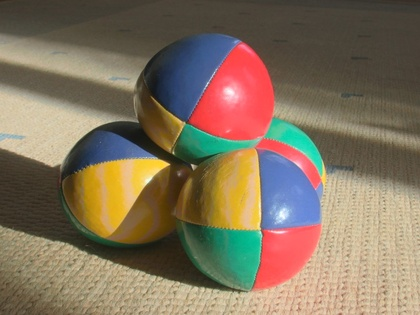
%> input picture Histogram Processing/sample1.jpg, 420 x 315 px, shrunk from 800 x 600 before the run
$ octave finalHistogram.m   (GNU Octave 9; MATLAB toolbox functions it lacks are replaced by stand-ins)
%> lines starting %> are read from the running program, lines starting %| are printed output that depends on the picture
%%
%Coded by: Amey Meher
%For queries drop a mail at: amey.meher@somaiya.edu

%%
%Original Image Probability and frequency distribution
%Read image
image1 = imread('sample1.jpg');
%> image1 is the input picture: size 315x420x3 uint8; mean R, G, B 130.8, 114.8, 93.4

%Use the function
[totalPixels,redCounts,grayLevels] = histogram(image1,1);
%> after the loop in histogram, `for i=1:rows`: counts = 256 values, max 5799 at index 255, min 0 at index 256, mean 516.8
%> totalPixels = 132300; redCounts has the same summary as counts in histogram; grayLevels = 256 values from 0 to 255
[totalPixels,greenCounts,grayLevels] = histogram(image1,2);
%> greenCounts = 256 values, max 3453 at index 69, min 0 at index 1, mean 516.8
[totalPixels,blueCounts,grayLevels] = histogram(image1,3);
%> blueCounts = 256 values, max 4558 at index 57, min 0 at index 256, mean 516.8

pixelArray = cat(1,redCounts,greenCounts,blueCounts);
%> pixelArray = 256 columns, first 8: [14 5 12 26 35 44 57 41; 0 0 0 0 0 0 0 0; 1 1 8 17 21 43 67 113]
pixelArray = reshape(pixelArray,[256,3]);
%> pixelArray = 256 rows, first 12: [14 1061 634; 0 563 359; 1 629 669; 5 1120 565; 0 534 383; 1 663 685; 12 1099 451; 0 549 363; 8 661 732; 26 1138 385; 0 531 340; 17 701 741]

%Plot the Probability distribution and finding the cumulative frequency
[redProbability,redCumulative] = equalize(redCounts,totalPixels);
%> after the loop in equalize, `for i=1:256`: cumulative = 256 values from 0.000106 to 1; probability = 256 values, max 0.0438 at index 255, min 0 at index 256, mean 0.00391
%> redProbability has the same summary as probability in equalize; redCumulative = 256 values from 0.000106 to 1
[greenProbability,greenCumulative] = equalize(greenCounts,totalPixels);
%> greenProbability = 256 values, max 0.0261 at index 69, min 0 at index 1, mean 0.00391; greenCumulative = 256 values from 0 to 1
[blueProbability,blueCumulative] = equalize(blueCounts,totalPixels);
%> blueProbability = 256 values, max 0.0345 at index 57, min 0 at index 256, mean 0.00391; blueCumulative = 256 values from 7.56e-06 to 1

probabilityArray = cat(1,redProbability,greenProbability,blueProbability);
%> probabilityArray = 256 columns, first 8: [0.000106 3.78e-05 9.07e-05 0.000197 0.000265 0.000333 0.000431 0.00031; 0 0 0 0 0 0 0 0; 7.56e-06 7.56e-06 6.05e-05 0.000128 0.000159 0.000325 0.000506 0.000854]
probabilityArray = reshape(probabilityArray,[256,3]);
%> probabilityArray = 256 rows, first 12: [0.000106 0.00802 0.00479; 0 0.00426 0.00271; 7.56e-06 0.00475 0.00506; 3.78e-05 0.00847 0.00427; 0 0.00404 0.00289; 7.56e-06 0.00501 0.00518; 9.07e-05 0.00831 0.00341; 0 0.00415 0.00274; 6.05e-05 0.005 0.00553; 0.000197 0.0086 0.00291; 0 0.00401 0.00257; 0.000128 0.0053 0.0056]

%%
%Equalizing the image
%Make the newImage
[rows,columns,numberOfChannels] = size(image1);
%> rows = 315; columns = 420; numberOfChannels = 3
for i=1:rows
    for j=1:columns
        newImageRed(i,j) = 255 * redCumulative(image1(i,j,1) + 1);
        newImageGreen(i,j) = 255 * greenCumulative(image1(i,j,2) + 1);
        newImageBlue(i,j) = 255 * blueCumulative(image1(i,j,3) + 1);
    end
end
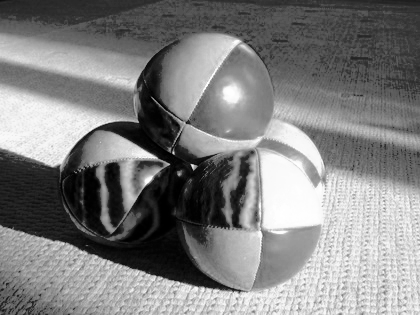
%> newImageBlue: size 315x420 double; min 0.00193, max 255, mean 128.6; drawn with min black and max white
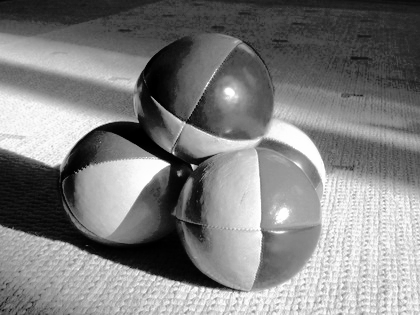
%> newImageGreen: size 315x420 double; min 0.00771, max 255, mean 128.5; drawn with min black and max white
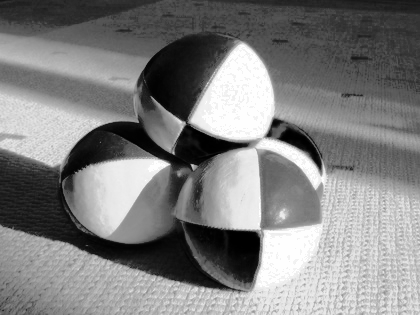
%> newImageRed: size 315x420 double; min 0.027, max 255, mean 128.5

newImageRed = uint8(newImageRed);
%> newImageRed: size 315x420 uint8
newImageGreen = uint8(newImageGreen);
%> newImageGreen: size 315x420 uint8
newImageBlue = uint8(newImageBlue);
%> newImageBlue: size 315x420 uint8
newImage = cat(3,newImageRed,newImageGreen,newImageBlue);
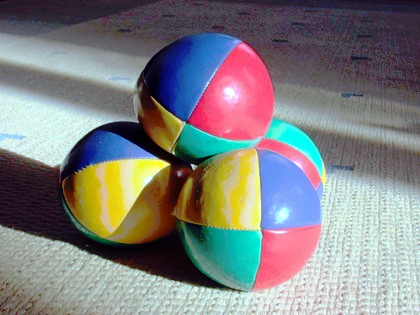
%> newImage: size 315x420x3 uint8; mean R, G, B 128.5, 128.5, 128.5

%Use the function
[newTotalPixels,redNewCounts,newGrayLevels] = histogram(newImage,1);
%> newTotalPixels = 132300; redNewCounts = 256 values, max 5799 at index 255, min 0 at index 30, mean 516.8; newGrayLevels = 256 values from 0 to 255
[newTotalPixels,greenNewCounts,newGrayLevels] = histogram(newImage,2);
%> greenNewCounts = 256 values, max 3453 at index 64, min 0 at index 15, mean 516.8
[newTotalPixels,blueNewCounts,newGrayLevels] = histogram(newImage,3);
%> blueNewCounts = 256 values, max 4558 at index 75, min 0 at index 15, mean 516.8
newPixelArray = cat(1,redNewCounts,greenNewCounts,blueNewCounts);
%> newPixelArray = 256 columns, first 8: [234 532 521 498 380 515 585 331; 215 521 344 483 521 556 576 604; 158 598 347 444 607 376 494 517]
newPixelArray = reshape(newPixelArray,[256,3]);
%> newPixelArray = 256 rows, first 12: [234 1054 599; 215 0 383; 158 801 500; 532 0 565; 521 2368 703; 598 737 484; 521 1130 547; 344 0 343; 347 0 473; 498 0 533; 483 0 749; 444 764 505]

%Plot the Probability distribution and finding the cumulative frequency
[redNewProbability,redNewCumulative] = equalize(redNewCounts,newTotalPixels);
%> redNewProbability = 256 values, max 0.0438 at index 255, min 0 at index 30, mean 0.00391; redNewCumulative = 256 values from 0.00177 to 1
[greenNewProbability,greenNewCumulative] = equalize(greenNewCounts,newTotalPixels);
%> greenNewProbability = 256 values, max 0.0261 at index 64, min 0 at index 15, mean 0.00391; greenNewCumulative = 256 values from 0.00163 to 1
[blueNewProbability,blueNewCumulative] = equalize(blueNewCounts,newTotalPixels);
%> blueNewProbability = 256 values, max 0.0345 at index 75, min 0 at index 15, mean 0.00391; blueNewCumulative = 256 values from 0.00119 to 1
newProbabilityArray = cat(1,redNewProbability,greenNewProbability,blueNewProbability);
%> newProbabilityArray = 256 columns, first 8: [0.00177 0.00402 0.00394 0.00376 0.00287 0.00389 0.00442 0.0025; 0.00163 0.00394 0.0026 0.00365 0.00394 0.0042 0.00435 0.00457; 0.00119 0.00452 0.00262 0.00336 0.00459 0.00284 0.00373 0.00391]
newProbabilityArray = reshape(newProbabilityArray,[256,3]);
%> newProbabilityArray = 256 rows, first 12: [0.00177 0.00797 0.00453; 0.00163 0 0.00289; 0.00119 0.00605 0.00378; 0.00402 0 0.00427; 0.00394 0.0179 0.00531; 0.00452 0.00557 0.00366; 0.00394 0.00854 0.00413; 0.0026 0 0.00259; 0.00262 0 0.00358; 0.00376 0 0.00403; 0.00365 0 0.00566; 0.00336 0.00577 0.00382]


%%
%Plotting the graphs
%Plot the histogram
plotHistogram(grayLevels,pixelArray,3,2,3,'Pixels','Frequency','Frequency Distribution');
plotHistogram(grayLevels,probabilityArray,3,2,5,'Pixels','Probability','Probability Distribution');
plotHistogram(newGrayLevels,newPixelArray,3,2,4,'Pixels','Frequency','Equalized Frequency Distribution');
plotHistogram(newGrayLevels,newProbabilityArray,3,2,6,'Pixels','Probability','Equalized Probability Distribution');

%Displaying before and after image
subplot(3,2,1);
imshow(image1);
title('Original Image');
subplot(3,2,2);
imshow(newImage);
title('Equalized Image');
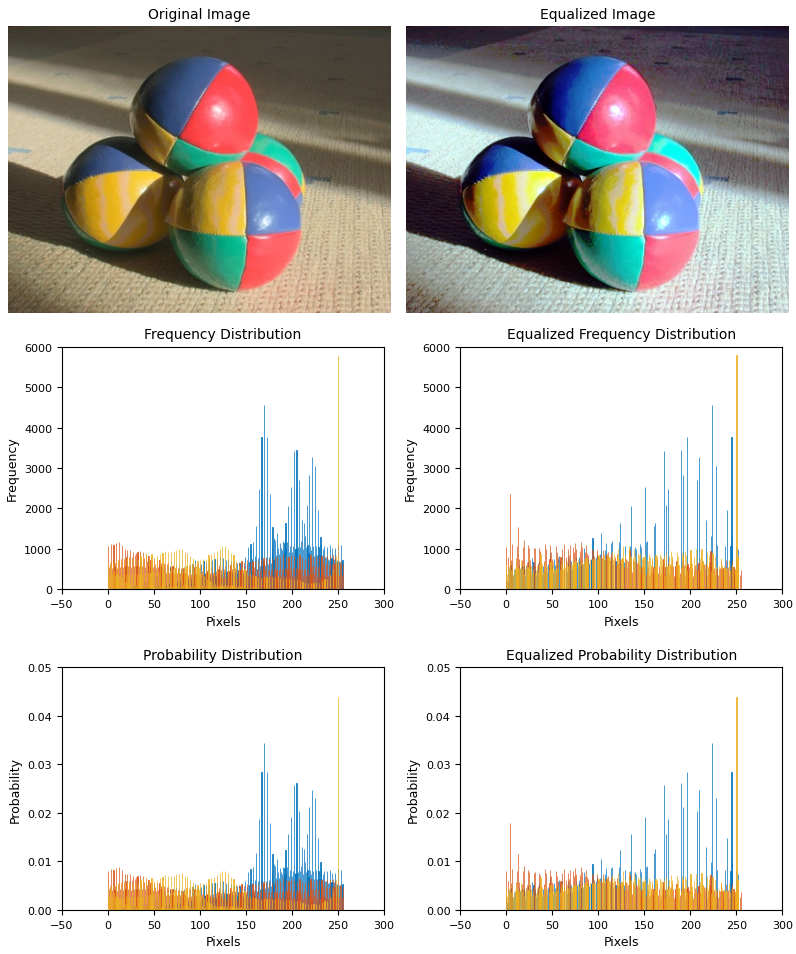
%> figure redrawn from the program's plot data, 6 panels
%%
%Histogram function to calculate the counts of the pixels and the range of
%gray levels

function [totalPixels,counts,grayLevels] = histogram(image,channel)
    counts = zeros(1,256);
    grayLevels = 0:255;
    [rows, columns,numberOfChannels] = size(image);
    totalPixels = rows * columns;
    for i=1:rows
        for j=1:columns
            grayLevel = image(i,j,channel);
            counts(grayLevel + 1) = counts(grayLevel + 1) + 1;
        end
    end
end

%%
%Equalize function to calculate cumulative frequency distribution
function [probability,cumulative] = equalize(counts,totalPixels)
    probability = zeros(1,256);
    cumulative = zeros(1,256);
    for i=1:256
       probability(i) = counts(i) / totalPixels;
       if(i == 1)
           cumulative(i) = probability(i);
       else
           cumulative(i) = cumulative(i-1) + probability(i);
       end
    end
end

%%
%For plotting the histogram in a subplot using bar structure
function plotHistogram(grayLevels,counts,i,j,k,xLabel,yLabel,name)
    subplot(i,j,k);
    bar(grayLevels,counts);
    xlabel(xLabel, 'FontSize', 8);
    ylabel(yLabel, 'FontSize', 8);
    title(name, 'FontSize', 8);
end
